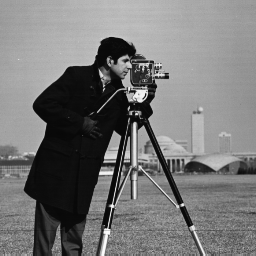
%> input picture Images/cameraman.tif, 256 x 256 px
$ octave ipexblockprocedge.m   (GNU Octave 9; MATLAB toolbox functions it lacks are replaced by stand-ins)
%> lines starting %> are read from the running program, lines starting %| are printed output that depends on the picture; in (x1, y1, x2, y2) boxes, pixels count from 0 and x2, y2 are one past the last pixel; in counts of white or black regions, pixels touching at a corner belong together; the program's own positions count from 1
%% Block Processing Large Images
% This example shows how to use |blockproc| to perform edge detection on a TIFF
% image.  When working with large images, normal image processing techniques can
% sometimes break down. The images can either be too large to load into memory,
% or else they can be loaded into memory but then be too large to process.
%
% To avoid these problems, you can process large images incrementally:
% reading, processing, and finally writing the results back to disk, one
% region at a time. The |blockproc| function helps you with this process.
% Using |blockproc|, specify an image, a block size, and a function handle.
% |blockproc| then divides the input image into blocks of the specified
% size, processes them using the function handle one block at a time, and
% then assembles the results into an output image.  |blockproc| returns the
% output to memory or to a new file on disk.
%
% See the documentation for <matlab:doc('blockproc') |blockproc|> for detailed
% syntax information.

% Copyright 2009-2012 The MathWorks, Inc.

%%
% First, consider the results of performing edge detection without block
% processing.  This example uses a small image, cameraman.tif, to
% illustrate the concepts, but block processing is often more useful for
% large images.

file_name = 'cameraman.tif';
I = imread(file_name);
%> I is the input picture: size 256x256 uint8; min 7, max 253, mean 118.7
normal_edges = edge(I,'canny');
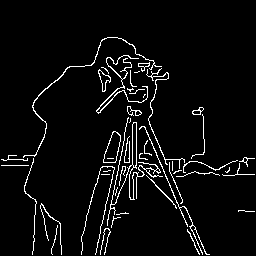
%> normal_edges: size 256x256 logical; 4.7% white in thin lines or dots, all inside (x1, y1, x2, y2) = (1, 37, 255, 255)
imshow(I);
title('Original Image');
figure
imshow(normal_edges);
title('Conventional Edge Detection');

%%
% Now try the same task using block processing.  The |blockproc| function
% has built-in support for TIFF images, so you do not have to read the file
% completely into memory using |imread|.  Instead, call the function using
% the string filename as input.  |blockproc| reads in one block at a time,
% making this workflow ideal for very large images.
%
% When working with large images you will often use the 'Destination'
% parameter to specify a file into which |blockproc| will write the output
% image.  However, in this example you will return the results to a
% variable, in memory.
%
% This example uses a block size of [50 50].  In general, choosing larger
% block sizes yields better performance for |blockproc|.  This is
% particularly true for file-to-file workflows where accessing the disk
% will incur a significant performance cost.  Appropriate block sizes vary
% based on the machine resources available, but should likely be in the
% range of thousands of pixels per dimension.

% You can use an anonymous function to define the function handle. The
% function is passed a structure as input, a "block struct", with several
% fields containing the block data as well as other relevant information.
% The function should return the processed block data.
edgeFun = @(block_struct) edge(block_struct.data,'canny');

block_size = [50 50];
block_edges = blockproc(file_name,block_size,edgeFun);
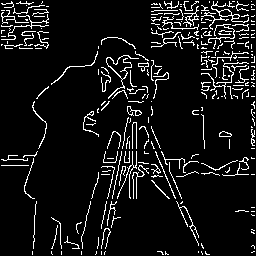
%> block_edges: size 256x256 logical; 8.2% white in thin lines or dots
figure
imshow(block_edges);
title('Block Processing - Simplest Syntax');

%%
% Notice the significant artifacts from the block processing.  Determining
% whether a pixel is an edge pixel or not requires information from the
% neighboring pixels.  This means that each block cannot be processed
% completely separately from its surrounding pixels. To remedy this, use the
% |blockproc| parameter 'BorderSize' to specify vertical and horizontal
% borders around each block.  The necessary 'BorderSize' varies depending
% on the task being performed.

border_size = [10 10];
block_edges = blockproc(file_name,block_size,edgeFun,'BorderSize',border_size);
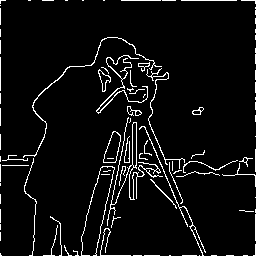
%> block_edges: size 256x256 logical; 5.5% white in thin lines or dots
figure
imshow(block_edges);
title('Block Processing - Block Borders');

%%
% The blocks are now being processed with an additional 10 pixels of image
% data on each side.  This looks better, but the result is still
% significantly different from the original in-memory result.  The reason
% for this is that the Canny edge detector uses a threshold that is
% computed based on the complete image histogram.  Since the |blockproc|
% function calls the |edge| function for each block, the Canny algorithm is
% working with incomplete histograms and therefore using varying thresholds
% across the image.
%
% When block processing images, it is important to understand these types
% of algorithm constraints.  Some functions will not directly translate to
% block processing for all syntaxes.  In this case, the |edge| function
% allows you to pass in a fixed threshold as an input argument instead of
% computing it.  Modify your function handle to use the three-argument
% syntax of |edge|, and thus remove one of the "global" constraints of the
% function.  Some trial and error finds that a threshold of 0.09 gives good
% results.

thresh = 0.09;
edgeFun = @(block_struct) edge(block_struct.data,'canny',thresh);
block_edges = blockproc(file_name,block_size,edgeFun,'BorderSize',border_size);
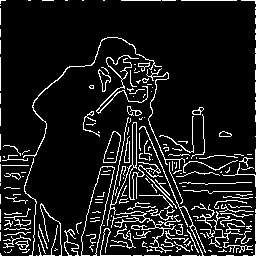
%> block_edges: size 256x256 logical; 10.4% white in thin lines or dots
figure
imshow(block_edges);
title('Block Processing - Borders & Fixed Threshold');

%%
% The result now closely matches the original in-memory result.  You can
% see some additional artifacts along the boundaries.  These are due to the
% different methods of padding used by the Canny edge detector.  Currently,
% |blockproc| only supports zero-padding along the image boundaries.

displayEndOfDemoMessage(mfilename)
%> (this line was passed over: displayEndOfDemoMessage is not available in this run)
